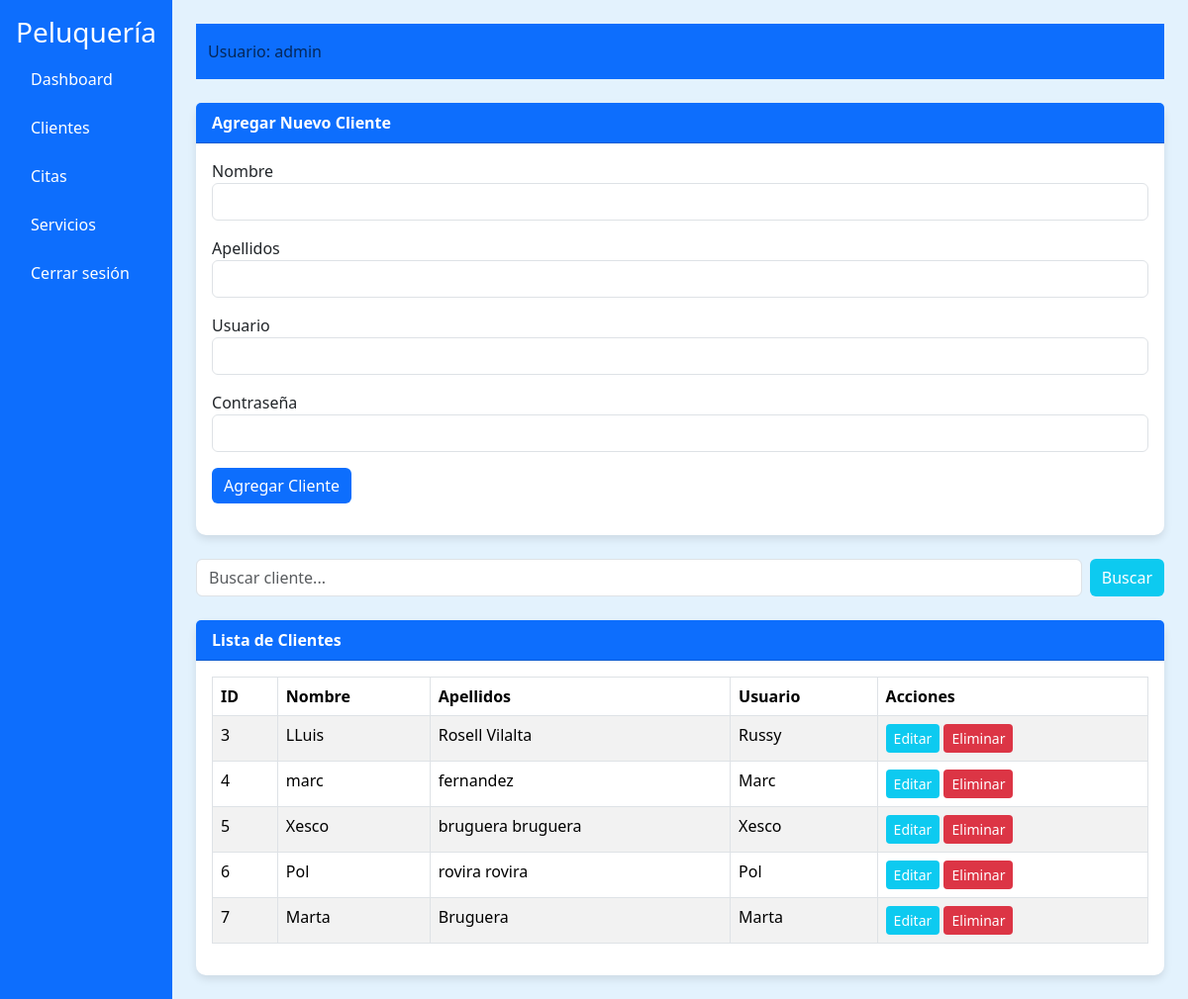
The page /views/clientes.php (signed in) on the database its author committed.
### tables this page shows
CREATE TABLE `usuarios` (
  `id` int(11) NOT NULL,
  `nombre` varchar(100) DEFAULT NULL,
  `apellidos` varchar(100) DEFAULT NULL,
  `usuario` varchar(50) NOT NULL,
  `password` varchar(255) NOT NULL,
  `rol` varchar(20) NOT NULL
);

### views/clientes.php (the view, shortened to what this page needs)
<?php
include __DIR__ . '/../includes/header.php';
$db = new Database();
$conn = $db->connect();
$busqueda = "";
if (isset($_GET['buscar'])) {
    $busqueda = $_GET['buscar'];
    $like = "%$busqueda%";
    $stmt = $conn->prepare("SELECT * FROM usuarios
                            WHERE rol='cliente' AND (nombre LIKE ? OR apellidos LIKE ? OR usuario LIKE ?)
                            ORDER BY id ASC");
    $stmt->bind_param("sss", $like, $like, $like);
    $stmt->execute();
    $resultado = $stmt->get_result();
} else {
    $resultado = $conn->query("SELECT * FROM usuarios WHERE rol='cliente' ORDER BY id ASC");
}
?>
<!DOCTYPE html>
<html lang="es">
<head>
<link href="https://cdn.jsdelivr.net/npm/bootstrap@5.3.2/dist/css/bootstrap.min.css" rel="stylesheet">
</head>
<body>
<div class="d-flex">
    <div class="sidebar p-3">
        <h3>Peluquería</h3>
        <a href="dashboard.php">Dashboard</a>
        <a href="clientes.php">Clientes</a>
        <a href="citas.php">Citas</a>
        <a href="servicios.php">Servicios</a>
        <a href="logout.php">Cerrar sesión</a>
    </div>
    <div class="flex-grow-1 p-4">
        <nav class="navbar mb-4">
            <div class="container-fluid">
                <span class="navbar-text">Usuario: <?php echo $_SESSION['usuario']; ?></span>
            </div>
        </nav>
        <div class="card mb-4">
            <div class="card-header">Agregar Nuevo Cliente</div>
            <div class="card-body">
                <form method="POST">
                    <div class="mb-3">
                        <label>Nombre</label>
                        <input type="text" class="form-control" name="nombre" required>
                    </div>
                    <div class="mb-3">
                        <label>Apellidos</label>
                        <input type="text" class="form-control" name="apellidos" required>
                    </div>
                    <div class="mb-3">
                        <label>Usuario</label>
                        <input type="text" class="form-control" name="usuario" required>
                    </div>
                    <div class="mb-3">
                        <label>Contraseña</label>
                        <input type="text" class="form-control" name="password" required>
                    </div>
                    <button type="submit" name="agregar" class="btn btn-primary">Agregar Cliente</button>
                </form>
            </div>
        </div>
        <div class="mb-4">
            <form method="GET" class="d-flex">
                <input type="text" name="buscar" class="form-control me-2" placeholder="Buscar cliente..." value="<?php echo htmlspecialchars($busqueda); ?>">
                <button type="submit" class="btn btn-info">Buscar</button>
            </form>
        </div>
        <div class="card">
            <div class="card-header">Lista de Clientes</div>
            <div class="card-body table-responsive">
                <table class="table table-striped table-bordered">
                    <thead>
                        <tr>
                            <th>ID</th>
                            <th>Nombre</th>
                            <th>Apellidos</th>
                            <th>Usuario</th>
                            <th>Acciones</th>
                        </tr>
                    </thead>
                    <tbody>
                        <?php while($fila = $resultado->fetch_assoc()): ?>
                        <tr>
                            <td><?php echo $fila['id']; ?></td>
                            <td><?php echo $fila['nombre']; ?></td>
                            <td><?php echo $fila['apellidos']; ?></td>
                            <td><?php echo $fila['usuario']; ?></td>
                            <td>
                                <a href="clientes.php?edit_id=<?php echo $fila['id']; ?>" class="btn btn-info btn-sm">Editar</a>
                                <a href="clientes.php?delete_id=<?php echo $fila['id']; ?>" class="btn btn-danger btn-sm" onclick="return confirm('¿Seguro que quieres eliminar este cliente?');">Eliminar</a>
                            </td>
                        </tr>
                        <?php endwhile; ?>
                    </tbody>
                </table>
            </div>
        </div>
    </div>
</div>
</body>
</html>

### includes/header.php (style rules this page uses)
body { background-color: #e3f2fd; }
.navbar { background-color: #0d6efd !important; }
.sidebar { background-color: #0d6efd; min-height: 100vh; color: white; padding-top: 20px; }
.sidebar a { color: white; display: block; padding: 10px 15px; margin: 5px 0; text-decoration: none; border-radius: 5px; }
.card { border: none; border-radius: 10px; box-shadow: 0 4px 8px rgba(0,0,0,0.1); }
.card-header { background-color: #0d6efd; color: white; font-weight: bold; }
.btn-primary { background-color: #0d6efd; border: none; }
.btn-info { background-color: #0dcaf0; color: white; border: none; }
.table thead { background-color: #0d6efd; color: white; }

### views/clientes.php (style rules this page uses)
body { background-color: #e3f2fd; }
.navbar { background-color: #0d6efd !important; }
.sidebar { background-color: #0d6efd; min-height: 100vh; color: white; padding-top: 20px; }
.sidebar a { color: white; display: block; padding: 10px 15px; margin: 5px 0; text-decoration: none; border-radius: 5px; }
.card { border: none; border-radius: 10px; box-shadow: 0 4px 8px rgba(0,0,0,0.1); }
.card-header { background-color: #0d6efd; color: white; font-weight: bold; }
.btn-primary { background-color: #0d6efd; border: none; }
.btn-info { background-color: #0dcaf0; color: white; border: none; }
.btn-danger { background-color: #dc3545; border: none; color: white; }
.table thead { background-color: #0d6efd; color: white; }

### rows shown on the page
usuarios: id "3", nombre "LLuis", apellidos "Rosell Vilalta", usuario "Russy"
usuarios: id "4", nombre "marc", apellidos "fernandez", usuario "Marc"
usuarios: id "5", nombre "Xesco", apellidos "bruguera bruguera", usuario "Xesco"
usuarios: id "6", nombre "Pol", apellidos "rovira rovira", usuario "Pol"
usuarios: id "7", nombre "Marta", apellidos "Bruguera", usuario "Marta"

### other values the page prints
$_SESSION['usuario'] "admin"
